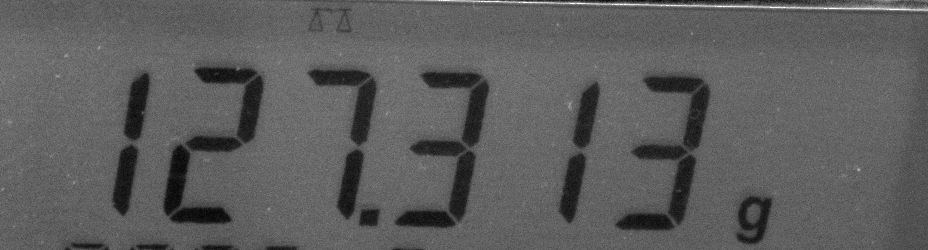
#> input picture files/Scale Reading.PNG, 928 x 250 px, found by its file name
$ jupyter execute Digit_Recognizer_using_OpenCV_Python.ipynb   (shell and % lines are left out)
#> lines starting #> are read from the running program, lines starting #| are printed output that depends on the picture; after the words box and inside, x2 and y2 are one past the last pixel; in counts of white or black regions, pixels touching at a corner belong together
<a href="https://colab.research.google.com/github/ved-sharma/Digits_recognition_OpenCV_Python/blob/main/Digit_Recognizer_using_OpenCV_Python.ipynb" target="_parent"></a>

This notebook links to the GitHub repository at:

https://github.com/ved-sharma/Digits_recognition_OpenCV_Python

The code in this notebook was taken from the [excellent guide for recognizing digits](https://www.pyimagesearch.com/2017/02/13/recognizing-digits-with-opencv-and-python/) and adapted to recognize digits in the following image:

[cell 1]
#Install imutils, which has a series of convenience functions for basic image processing (https://github.com/jrosebr1/imutils)

[cell 2]
# import the necessary packages
from imutils import contours
import imutils
import cv2
from google.colab.patches import cv2_imshow # OpenCV's cv2.imshow() does not work on Google Colab

# define the dictionary of digit segments so we can identify each digit
DIGITS_LOOKUP = {
	(1, 1, 1, 0, 1, 1, 1): 0,
	(0, 0, 1, 0, 0, 1, 0): 1,
	(1, 0, 1, 1, 1, 0, 1): 2,
	(1, 0, 1, 1, 0, 1, 1): 3,
	(0, 1, 1, 1, 0, 1, 0): 4,
	(1, 1, 0, 1, 0, 1, 1): 5,
	(1, 1, 0, 1, 1, 1, 1): 6,
	(1, 0, 1, 0, 0, 1, 0): 7,
	(1, 1, 1, 1, 1, 1, 1): 8,
	(1, 1, 1, 1, 0, 1, 1): 9
}

[cell 3]
#@markdown #Play the cell to connect your Google Drive to Colab

#@markdown * Click on the URL.
#@markdown * Sign in your Google Account.
#@markdown * Copy the authorization code.
#@markdown * Enter the authorization code.
#@markdown * Click on "Files" site on the right. Refresh the site. Your Google Drive folder should now be available here as "drive".
from google.colab import drive
drive.mount('/content/gdrive')

#@markdown If everything goes well, you would see a message: "Mounted at content/gdrive"

#@markdown If you cannot see your files, reactivate your session by choosing "Connect to a hosted runtime" under the drop-down menu in top right beside the RAM/Disk progress bars.
# mount user's Google Drive to Google Colab.

[cell 4]
#@markdown #Load your image from Google Drive...
#@markdown Please enter fullpath to the image below:
image_path = "/content/gdrive/MyDrive/Scale Reading.PNG" #@param {type:"string"}
#@markdown **Tip:** The best way to do this it go to your Files on the left of this notebook, navigate through the folders to your image, copy the path by right-clicking on the image and selecting "Copy path" and pasting it into the box above.

image = cv2.imread(image_path)
#> image is the input picture: shape (250, 928, 3); min 0, max 255, mean 92.9
cv2_imshow(image)

[cell 5]
# convert image to grayscale, threshold and then apply a series of morphological
# operations to cleanup the thresholded image
gray = cv2.cvtColor(image, cv2.COLOR_BGR2GRAY)
thresh = cv2.threshold(gray, 0, 255, cv2.THRESH_BINARY_INV | cv2.THRESH_OTSU)[1]
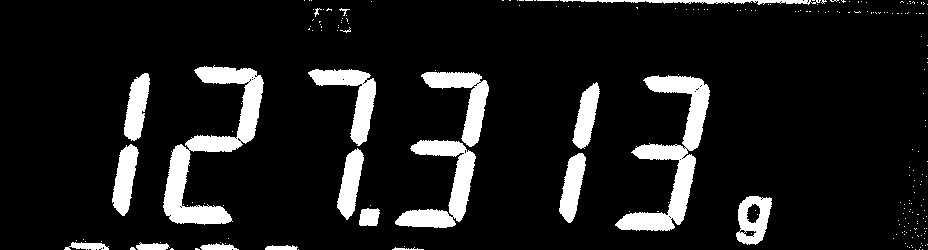
#> thresh: shape (250, 928); 10.7% white; 220 white regions (199 under 20 px), largest, box (x1, y1, x2, y2) and area: (163, 65, 264, 225) 4902, (615, 75, 710, 231) 4621, (395, 140, 476, 228) 2738
kernel = cv2.getStructuringElement(cv2.MORPH_ELLIPSE, (1, 5))
thresh = cv2.morphologyEx(thresh, cv2.MORPH_OPEN, kernel)
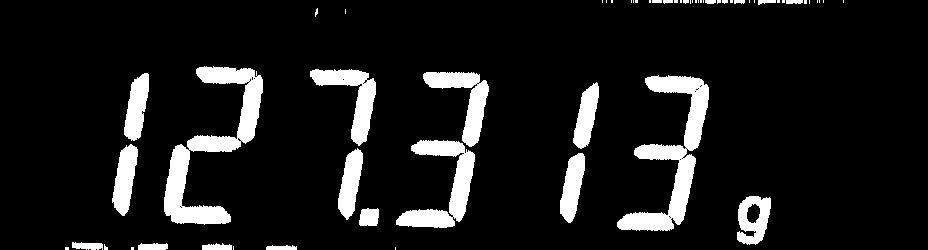
#> thresh: shape (250, 928); 10.3% white; 58 white regions (36 under 20 px), largest, box (x1, y1, x2, y2) and area: (164, 66, 263, 225) 4832, (617, 75, 709, 231) 4550, (396, 140, 475, 228) 2715
cv2_imshow(thresh)

[cell 6]
# Join the fragmented digit parts
import numpy as np
kernel = np.ones((5,5),np.uint8)
dilation = cv2.dilate(thresh,kernel,iterations = 1)
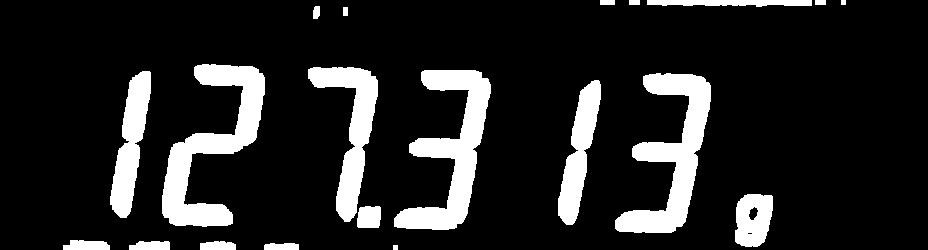
#> dilation: shape (250, 928); 14.3% white; 20 white regions, largest, box (x1, y1, x2, y2) and area: (162, 64, 265, 227) 6425, (394, 70, 491, 230) 6155, (615, 73, 711, 233) 6100
erosion = cv2.erode(dilation,kernel,iterations = 1)
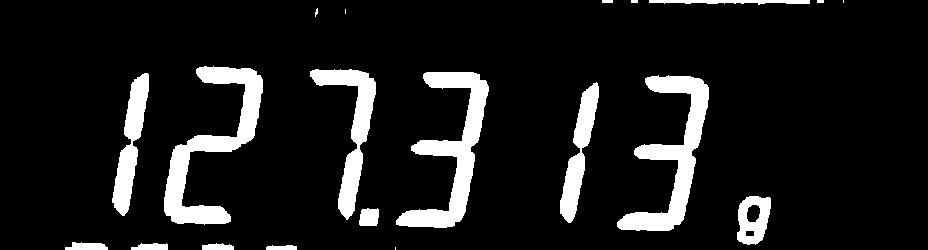
#> erosion: shape (250, 928); 10.6% white; 20 white regions (4 under 20 px)
cv2_imshow(erosion)

[cell 7]
# Rotate the image, so the digits are straight
erosion = imutils.rotate_bound(erosion, -6)
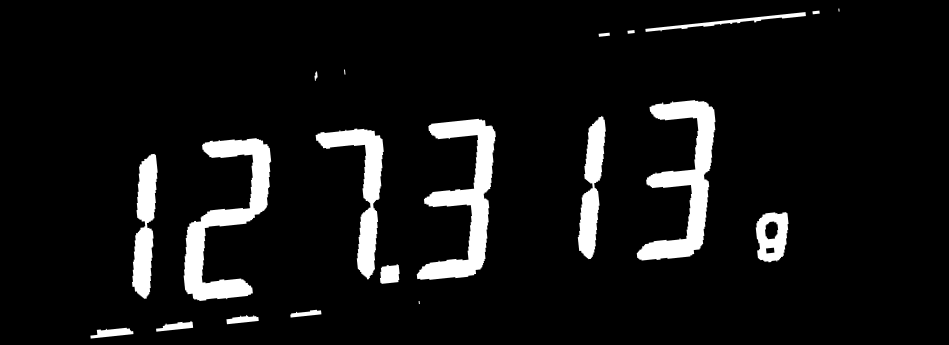
#> erosion: shape (345, 949); min 0, max 255, mean 19.2
cv2_imshow(erosion)

[cell 8]
# find contours in the thresholded image, and put bounding box on the image
cnts = cv2.findContours(erosion.copy(), cv2.RETR_EXTERNAL, cv2.CHAIN_APPROX_SIMPLE)
#> cnts = 20 contours, 4 with area under 20; largest, box (x1, y1, x2, y2) and area: (183, 138, 272, 301) 4988, (416, 118, 496, 280) 4762, (636, 100, 716, 261) 4730, (315, 128, 384, 280) 3032, (132, 153, 158, 299) 2306
cnts = imutils.grab_contours(cnts)
digitCnts = []
# loop over the digit area candidates
image_w_bbox = image.copy()
image_w_bbox = imutils.rotate_bound(image_w_bbox, -6)
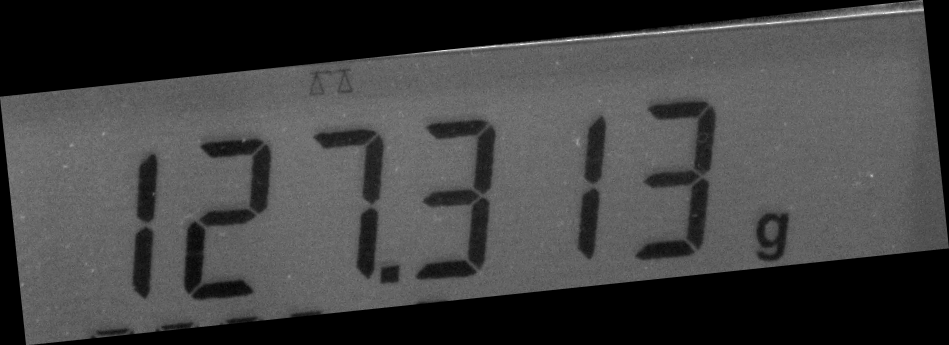
#> image_w_bbox: shape (345, 949, 3); min 0, max 255, mean 65.9
#print("Printing (x, y, w, h) for each each bounding rectangle found in the image...")
for c in cnts:
  # compute the bounding box of the contour
  (x, y, w, h) = cv2.boundingRect(c)
#  print(x, y, w, h)
# if the contour is sufficiently large, it must be a digit
  if w >= 10 and (h >= 130 and h <= 170):
    digitCnts.append(c)
    image_w_bbox = cv2.rectangle(image_w_bbox,(x, y),(x+w, y+h),(0, 255, 0),2)
#> this loop made 20 passes
#> (x, y, w, h) on passes 1, 2, 3, 4, 6, 7, 8, 9, 10, 11, 12, 13: (90, 327, 44, 12), (156, 320, 38, 12), (226, 315, 33, 10), (290, 309, 32, 9), (380, 264, 20, 20), (755, 212, 34, 51), (132, 153, 26, 146), (183, 138, 89, 163), (315, 128, 69, 152), (416, 118, 80, 162), (577, 115, 29, 145), (636, 100, 80, 161)
#> (c, x, y, w, h) on passes 5, 17, 20: ([[418, 301], [418, 304], [419, 304], [419, 301]], 418, 301, 2, 4), ([[627, 30], [627, 33], [634, 33], [634, 30]], 627, 30, 8, 4), ([[838, 8], [838, 11], [839, 11], [839, 8]], 838, 8, 2, 4)
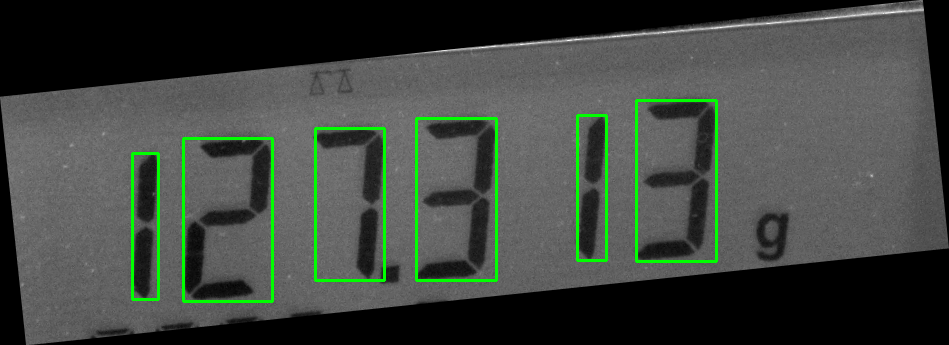
#> image_w_bbox: shape (345, 949, 3); 2.38% of pixels changed, all inside (x1, y1, x2, y2) = (131, 99, 718, 303)
#> after the loop, digitCnts = 6 contours; box (x1, y1, x2, y2) and area: (183, 138, 272, 301) 4988, (416, 118, 496, 280) 4762, (636, 100, 716, 261) 4730, (315, 128, 384, 280) 3032, (132, 153, 158, 299) 2306, (577, 115, 606, 260) 2144
cv2_imshow(image_w_bbox)

[cell 9]
# sort the contours from left-to-right
digitCnts = contours.sort_contours(digitCnts,	method="left-to-right")[0]
# len(digitCnts) # to check how many digits have been recognized

digits = []
# loop over each of the digits
for c in digitCnts:
	# extract the digit ROI
  (x, y, w, h) = cv2.boundingRect(c)
  if w<35: # it turns out we can recognize number 1 based on the ROI width
    digits.append(1)
  else: # for digits othan than the number 1
    roi = erosion[y:y + h, x:x + w]
    # compute the width and height of each of the 7 segments we are going to examine
    (roiH, roiW) = roi.shape
    (dW, dH) = (int(roiW * 0.25), int(roiH * 0.15))
    dHC = int(roiH * 0.05)
    # define the set of 7 segments
    segments = [
      ((0, 0), (w, dH)),	# top
      ((0, 0), (dW, h // 2)),	# top-left
      ((w - dW, 0), (w, h // 2)),	# top-right
      ((0, (h // 2) - dHC) , (w, (h // 2) + dHC)), # center
      ((0, h // 2), (dW, h)),	# bottom-left
      ((w - dW, h // 2), (w, h)),	# bottom-right
      ((0, h - dH), (w, h))	# bottom
    ]
    on = [0] * len(segments)
  # loop over the segments
    for (i, ((xA, yA), (xB, yB))) in enumerate(segments):
        # extract the segment ROI, count the total number of thresholded pixels
        # in the segment, and then compute the area of the segment
      segROI = roi[yA:yB, xA:xB]
      total = cv2.countNonZero(segROI)
      area = (xB - xA) * (yB - yA)
        # if the total number of non-zero pixels is greater than
        # 40% of the area, mark the segment as "on"
      if total / float(area) > 0.4:
        on[i]= 1
      # lookup the digit and draw it on the image
    digit = DIGITS_LOOKUP[tuple(on)]
    digits.append(digit)
#> this loop made 6 passes
#> (x, y, w, h, roiH, roiW, dW, dH) on passes 2, 3, 4, 6: (183, 138, 89, 163, 163, 89, 22, 24), (315, 128, 69, 152, 152, 69, 17, 22), (416, 118, 80, 162, 162, 80, 20, 24), (636, 100, 80, 161, 161, 80, 20, 24)
#> pass 2, `roi = erosion[y:y + h, x:x + w]`:
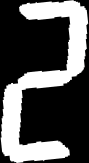
#> roi: shape (163, 89); min 0, max 255, mean 86.9
#> pass 3, `roi = erosion[y:y + h, x:x + w]`:
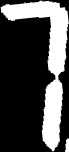
#> roi: shape (152, 69); min 0, max 255, mean 74
#> after the loop:
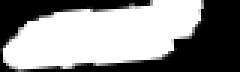
#> segROI: shape (24, 80) (shown 3 times larger); min 0, max 255, mean 142.5
#> after the loop, digits = [1, 2, 7, 3, 1, 3]
print("Here are the digits from left to right...")
print(digits)
#| [1, 2, 7, 3, 1, 3]
